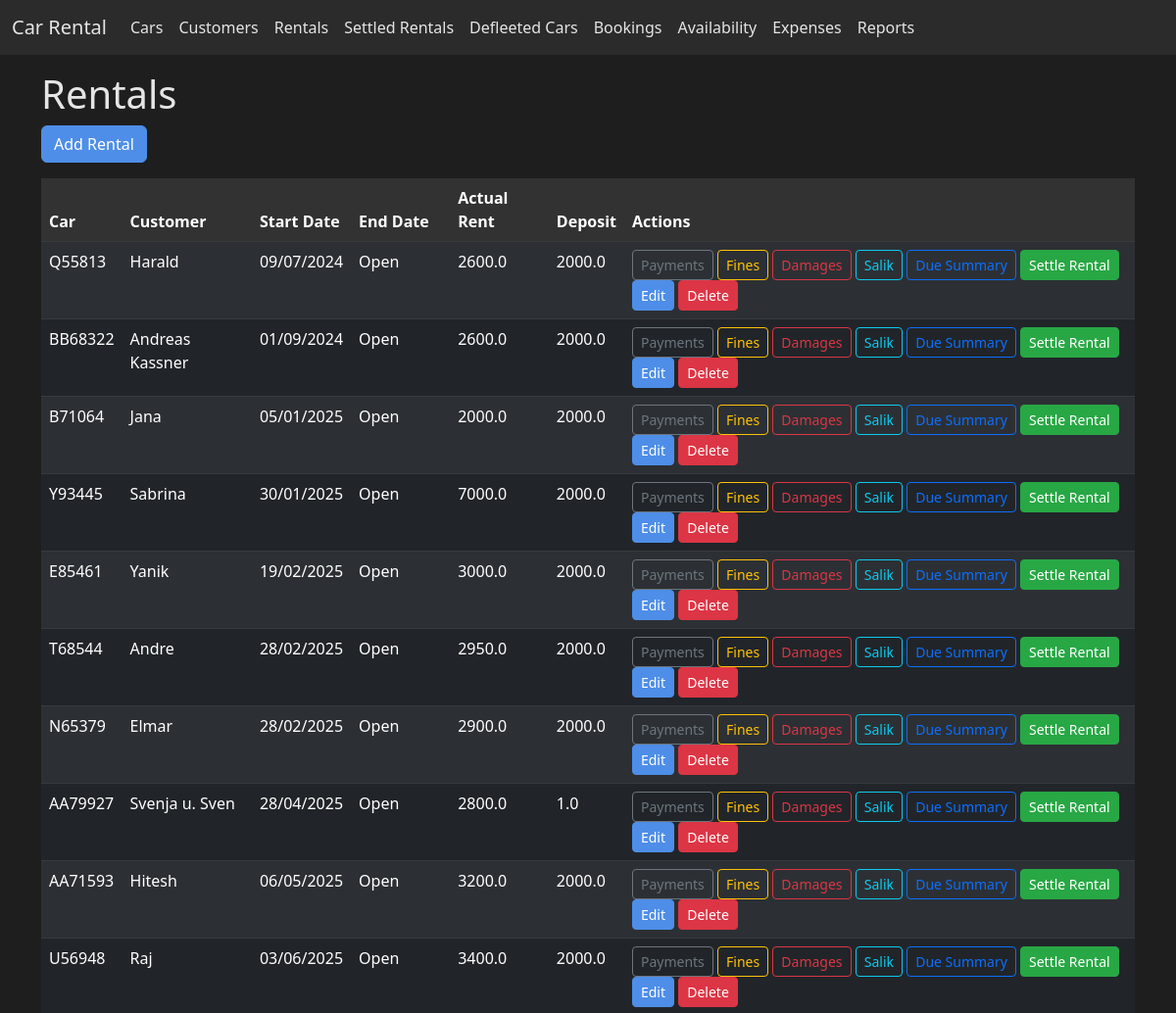
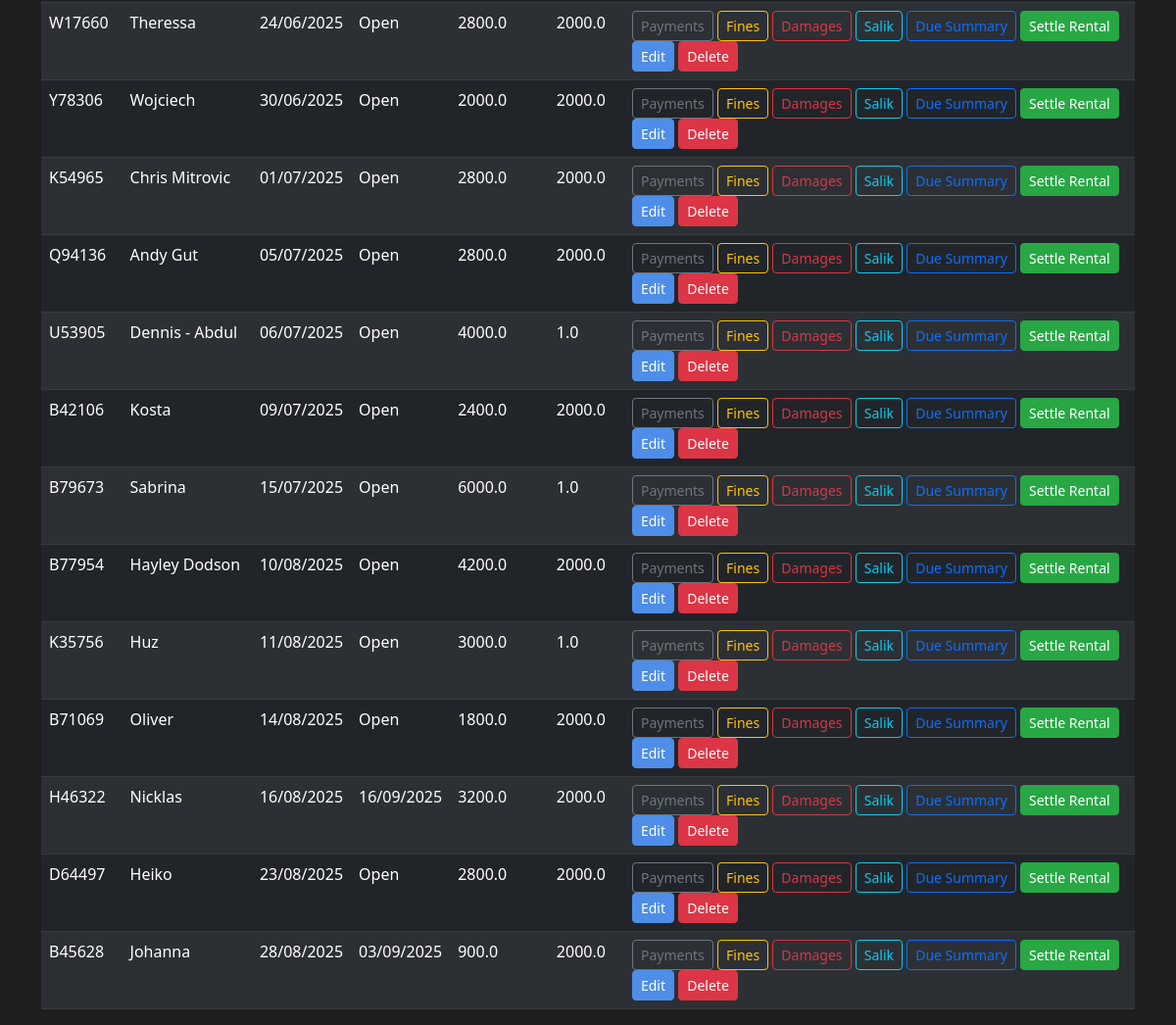
The page /rentals on the database its author committed (2 pictures, top to bottom).
### app.py (models this page shows, shortened)
class Rental(db.Model):
    id = db.Column(db.Integer, primary_key=True)
    car_id = db.Column(db.Integer, db.ForeignKey('car.id'))
    customer_id = db.Column(db.Integer, db.ForeignKey('customer.id'))
    start_date = db.Column(db.Date, nullable=False)
    end_date = db.Column(db.Date, nullable=True)  # null for open ended
    contract_type = db.Column(db.String(20), default='open')  # open or fixed
    planned_rent = db.Column(db.Float)
    actual_rent = db.Column(db.Float)
    deposit = db.Column(db.Float)
    deposit_refunded = db.Column(db.Boolean, default=False)
    deposit_refunded_amount = db.Column(db.Float, nullable=True)
    deposit_refund_date = db.Column(db.Date, nullable=True)
    billing_interval_days = db.Column(db.Integer, default=30)
    next_billing_date = db.Column(db.Date, nullable=True)
    car = db.relationship('Car', back_populates='rentals')
    customer = db.relationship('Customer', back_populates='rentals')
    payments = db.relationship('Payment', back_populates='rental')

class Car(db.Model):
    id = db.Column(db.Integer, primary_key=True)
    model = db.Column(db.String(120), nullable=False)
    model_year = db.Column(db.Integer)
    licence_plate = db.Column(db.String(20), unique=True)
    colour = db.Column(db.String(50))
    mileage_at_purchase = db.Column(db.Integer)
    purchase_price = db.Column(db.Float)
    initial_investment = db.Column(db.Float)
    salik_tag = db.Column(db.String(50))
    registration_date = db.Column(db.Date)
    tracker_installed = db.Column(db.Boolean, default=False)
    passing_cost = db.Column(db.Float)
    registration_cost = db.Column(db.Float)
    insurance_cost = db.Column(db.Float)
    planned_rent = db.Column(db.Float)
    rentals = db.relationship('Rental', back_populates='car')
    expenses = db.relationship('Expense', back_populates='car')
    fines = db.relationship('Fine', back_populates='car')
    damages = db.relationship('Damage', back_populates='car')

class Customer(db.Model):
    id = db.Column(db.Integer, primary_key=True)
    name = db.Column(db.String(120), nullable=False)
    phone = db.Column(db.String(50))
    address = db.Column(db.Text)
    passport_file = db.Column(db.String(200))  # filename of uploaded passport
    license_file = db.Column(db.String(200))   # filename of uploaded licence
    rentals = db.relationship('Rental', back_populates='customer')
    fines = db.relationship('Fine', back_populates='customer')
    damages = db.relationship('Damage', back_populates='customer')

### app.py (the view)
@app.route('/rentals')
def list_rentals():
    rentals = Rental.query.filter_by(deposit_refunded=False).order_by(Rental.start_date.asc()).all()
    return render_template('rentals.html', rentals=rentals)

### templates/rentals.html (shortened to what this page needs)
{% extends 'base.html' %}
{% block content %}
<h1>Rentals</h1>
<a href="{{ url_for('add_rental') }}" class="btn btn-primary mb-3">Add Rental</a>
<table class="table table-dark table-striped">
  <thead>
    <tr><th>Car</th><th>Customer</th><th>Start Date</th><th>End Date</th><th>Actual Rent</th><th>Deposit</th><th>Actions</th></tr>
  </thead>
  <tbody>
    {% for rental in rentals %}
    <tr>
      <td>{{ rental.car.licence_plate }}</td>
      <td>{{ rental.customer.name }}</td>
      <td>{{ rental.start_date.strftime('%d/%m/%Y') }}</td>
      <td>{{ rental.end_date.strftime('%d/%m/%Y') if rental.end_date else 'Open' }}</td>
      <td>{{ rental.actual_rent or '-' }}</td>
      <td>
        {{ rental.deposit or '-' }}
      </td>
      <td>
        <a href="{{ url_for('list_payments_for_rental', rental_id=rental.id) }}" class="btn btn-sm btn-outline-secondary">Payments</a>
        <a href="{{ url_for('list_fines_for_rental', rental_id=rental.id) }}" class="btn btn-sm btn-outline-warning">Fines</a>
        <a href="{{ url_for('list_damages_for_rental', rental_id=rental.id) }}" class="btn btn-sm btn-outline-danger">Damages</a>
        <a href="{{ url_for('list_salik_for_rental', rental_id=rental.id) }}" class="btn btn-sm btn-outline-info">Salik</a>
        <a href="{{ url_for('rental_due_summary', rental_id=rental.id) }}" class="btn btn-sm btn-outline-primary">Due Summary</a>
        {% if not rental.deposit_refunded and rental.deposit %}
          <a href="{{ url_for('settle_rental', rental_id=rental.id) }}" class="btn btn-sm btn-success">Settle Rental</a>
        {% endif %}
        <a href="{{ url_for('edit_rental', rental_id=rental.id) }}" class="btn btn-sm btn-primary">Edit</a>
        <form action="{{ url_for('delete_rental', rental_id=rental.id) }}" method="post" style="display:inline" onsubmit="return confirm('Delete this rental?');">
          <button type="submit" class="btn btn-sm btn-danger">Delete</button>
        </form>
      </td>
    </tr>
    {% endfor %}
  </tbody>
</table>
{% endblock %}

### static/style.css (style rules this page uses)
body { background-color: #1e1e1e; color: #e5e5e5; }
a { color: #6ab7ff; }
.table { color: #e5e5e5; }
.table th { background-color: #323232; color: #ffffff; }
.table-striped tbody tr:nth-of-type(odd) { background-color: #2a2a2a; }
.btn-primary { background-color: #4e8ee8; border-color: #4e8ee8; }
.btn-danger { background-color: #dc3545; border-color: #dc3545; color: #ffffff; }
.btn-success { background-color: #28a745; border-color: #28a745; color: #ffffff; }

### rows shown on the page
Rental: car.licence_plate "Q55813", customer.name "Harald", start_date "09/07/2024", end_date "Open", actual_rent "2600.0", deposit "2000.0"
Rental: car.licence_plate "BB68322", customer.name "Andreas Kassner", start_date "01/09/2024", end_date "Open", actual_rent "2600.0", deposit "2000.0"
Rental: car.licence_plate "B71064", customer.name "Jana", start_date "05/01/2025", end_date "Open", actual_rent "2000.0", deposit "2000.0"
Rental: car.licence_plate "Y93445", customer.name "Sabrina", start_date "30/01/2025", end_date "Open", actual_rent "7000.0", deposit "2000.0"
Rental: car.licence_plate "E85461", customer.name "Yanik", start_date "19/02/2025", end_date "Open", actual_rent "3000.0", deposit "2000.0"
Rental: car.licence_plate "T68544", customer.name "Andre", start_date "28/02/2025", end_date "Open", actual_rent "2950.0", deposit "2000.0"
Rental: car.licence_plate "N65379", customer.name "Elmar", start_date "28/02/2025", end_date "Open", actual_rent "2900.0", deposit "2000.0"
Rental: car.licence_plate "AA79927", customer.name "Svenja u. Sven", start_date "28/04/2025", end_date "Open", actual_rent "2800.0", deposit "1.0"
Rental: car.licence_plate "AA71593", customer.name "Hitesh", start_date "06/05/2025", end_date "Open", actual_rent "3200.0", deposit "2000.0"
Rental: car.licence_plate "U56948", customer.name "Raj", start_date "03/06/2025", end_date "Open", actual_rent "3400.0", deposit "2000.0"
Rental: car.licence_plate "W17660", customer.name "Theressa", start_date "24/06/2025", end_date "Open", actual_rent "2800.0", deposit "2000.0"
Rental: car.licence_plate "Y78306", customer.name "Wojciech", start_date "30/06/2025", end_date "Open", actual_rent "2000.0", deposit "2000.0"
Rental: car.licence_plate "K54965", customer.name "Chris Mitrovic", start_date "01/07/2025", end_date "Open", actual_rent "2800.0", deposit "2000.0"
Rental: car.licence_plate "Q94136", customer.name "Andy Gut", start_date "05/07/2025", end_date "Open", actual_rent "2800.0", deposit "2000.0"
Rental: car.licence_plate "U53905", customer.name "Dennis - Abdul", start_date "06/07/2025", end_date "Open", actual_rent "4000.0", deposit "1.0"
Rental: car.licence_plate "B42106", customer.name "Kosta", start_date "09/07/2025", end_date "Open", actual_rent "2400.0", deposit "2000.0"
Rental: car.licence_plate "B79673", customer.name "Sabrina", start_date "15/07/2025", end_date "Open", actual_rent "6000.0", deposit "1.0"
Rental: car.licence_plate "B77954", customer.name "Hayley Dodson", start_date "10/08/2025", end_date "Open", actual_rent "4200.0", deposit "2000.0"
Rental: car.licence_plate "K35756", customer.name "Huz", start_date "11/08/2025", end_date "Open", actual_rent "3000.0", deposit "1.0"
Rental: car.licence_plate "B71069", customer.name "Oliver", start_date "14/08/2025", end_date "Open", actual_rent "1800.0", deposit "2000.0"
Rental: car.licence_plate "H46322", customer.name "Nicklas", start_date "16/08/2025", end_date "16/09/2025", actual_rent "3200.0", deposit "2000.0"
Rental: car.licence_plate "D64497", customer.name "Heiko", start_date "23/08/2025", end_date "Open", actual_rent "2800.0", deposit "2000.0"
Rental: car.licence_plate "B45628", customer.name "Johanna", start_date "28/08/2025", end_date "03/09/2025", actual_rent "900.0", deposit "2000.0"
